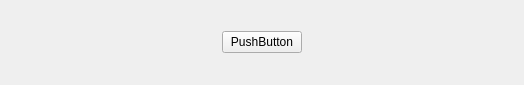
<?xml version="1.0" encoding="UTF-8"?>
<ui version="4.0">
 <class>ButtonGroup</class>
 <widget class="QWidget" name="ButtonGroup">
  <property name="geometry">
   <rect>
    <x>0</x>
    <y>0</y>
    <width>524</width>
    <height>85</height>
   </rect>
  </property>
  <property name="windowTitle">
   <string>Form</string>
  </property>
  <layout class="QHBoxLayout" name="horizontalLayout">
   <property name="spacing">
    <number>0</number>
   </property>
   <property name="leftMargin">
    <number>0</number>
   </property>
   <property name="topMargin">
    <number>0</number>
   </property>
   <property name="rightMargin">
    <number>0</number>
   </property>
   <property name="bottomMargin">
    <number>0</number>
   </property>
   <item>
    <widget class="QStackedWidget" name="stackedWidget">
     <widget class="QWidget" name="StartPage">
      <layout class="QHBoxLayout" name="horizontalLayout_2">
       <item>
        <spacer name="horizontalSpacer">
         <property name="orientation">
          <enum>Qt::Horizontal</enum>
         </property>
         <property name="sizeHint" stdset="0">
          <size>
           <width>204</width>
           <height>20</height>
          </size>
         </property>
        </spacer>
       </item>
       <item>
        <widget class="MyBUtton" name="Start">
         <property name="text">
          <string>PushButton</string>
         </property>
        </widget>
       </item>
       <item>
        <spacer name="horizontalSpacer_2">
         <property name="orientation">
          <enum>Qt::Horizontal</enum>
         </property>
         <property name="sizeHint" stdset="0">
          <size>
           <width>204</width>
           <height>20</height>
          </size>
         </property>
        </spacer>
       </item>
      </layout>
     </widget>
     <widget class="QWidget" name="PlayCardPage">
      <layout class="QHBoxLayout" name="horizontalLayout_3">
       <item>
        <spacer name="horizontalSpacer_3">
         <property name="orientation">
          <enum>Qt::Horizontal</enum>
         </property>
         <property name="sizeHint" stdset="0">
          <size>
           <width>204</width>
           <height>20</height>
          </size>
         </property>
        </spacer>
       </item>
       <item>
        <widget class="MyBUtton" name="PlayCard">
         <property name="text">
          <string>PushButton</string>
         </property>
        </widget>
       </item>
       <item>
        <spacer name="horizontalSpacer_4">
         <property name="orientation">
          <enum>Qt::Horizontal</enum>
         </property>
         <property name="sizeHint" stdset="0">
          <size>
           <width>204</width>
           <height>20</height>
          </size>
         </property>
        </spacer>
       </item>
      </layout>
     </widget>
     <widget class="QWidget" name="PassOrPlayPage">
      <layout class="QHBoxLayout" name="horizontalLayout_4">
       <item>
        <spacer name="horizontalSpacer_5">
         <property name="orientation">
          <enum>Qt::Horizontal</enum>
         </property>
         <property name="sizeHint" stdset="0">
          <size>
           <width>128</width>
           <height>20</height>
          </size>
         </property>
        </spacer>
       </item>
       <item>
        <widget class="MyBUtton" name="Pass">
         <property name="text">
          <string>PushButton</string>
         </property>
        </widget>
       </item>
       <item>
        <spacer name="horizontalSpacer_6">
         <property name="orientation">
          <enum>Qt::Horizontal</enum>
         </property>
         <property name="sizeType">
          <enum>QSizePolicy::Fixed</enum>
         </property>
         <property name="sizeHint" stdset="0">
          <size>
           <width>57</width>
           <height>15</height>
          </size>
         </property>
        </spacer>
       </item>
       <item>
        <widget class="MyBUtton" name="PlayCard1">
         <property name="text">
          <string>PushButton</string>
         </property>
        </widget>
       </item>
       <item>
        <spacer name="horizontalSpacer_7">
         <property name="orientation">
          <enum>Qt::Horizontal</enum>
         </property>
         <property name="sizeHint" stdset="0">
          <size>
           <width>128</width>
           <height>20</height>
          </size>
         </property>
        </spacer>
       </item>
      </layout>
     </widget>
     <widget class="QWidget" name="CallLordPage">
      <layout class="QHBoxLayout" name="horizontalLayout_5">
       <item>
        <spacer name="horizontalSpacer_8">
         <property name="orientation">
          <enum>Qt::Horizontal</enum>
         </property>
         <property name="sizeHint" stdset="0">
          <size>
           <width>6</width>
           <height>20</height>
          </size>
         </property>
        </spacer>
       </item>
       <item>
        <widget class="MyBUtton" name="GiveUP">
         <property name="text">
          <string>PushButton</string>
         </property>
        </widget>
       </item>
       <item>
        <spacer name="horizontalSpacer_10">
         <property name="orientation">
          <enum>Qt::Horizontal</enum>
         </property>
         <property name="sizeType">
          <enum>QSizePolicy::Fixed</enum>
         </property>
         <property name="sizeHint" stdset="0">
          <size>
           <width>40</width>
           <height>10</height>
          </size>
         </property>
        </spacer>
       </item>
       <item>
        <widget class="MyBUtton" name="OneScore">
         <property name="text">
          <string>PushButton</string>
         </property>
        </widget>
       </item>
       <item>
        <spacer name="horizontalSpacer_11">
         <property name="orientation">
          <enum>Qt::Horizontal</enum>
         </property>
         <property name="sizeType">
          <enum>QSizePolicy::Fixed</enum>
         </property>
         <property name="sizeHint" stdset="0">
          <size>
           <width>40</width>
           <height>10</height>
          </size>
         </property>
        </spacer>
       </item>
       <item>
        <widget class="MyBUtton" name="TwoScore">
         <property name="text">
          <string>PushButton</string>
         </property>
        </widget>
       </item>
       <item>
        <spacer name="horizontalSpacer_12">
         <property name="orientation">
          <enum>Qt::Horizontal</enum>
         </property>
         <property name="sizeType">
          <enum>QSizePolicy::Fixed</enum>
         </property>
         <property name="sizeHint" stdset="0">
          <size>
           <width>40</width>
           <height>10</height>
          </size>
         </property>
        </spacer>
       </item>
       <item>
        <widget class="MyBUtton" name="ThreeScore">
         <property name="text">
          <string>PushButton</string>
         </property>
        </widget>
       </item>
       <item>
        <spacer name="horizontalSpacer_9">
         <property name="orientation">
          <enum>Qt::Horizontal</enum>
         </property>
         <property name="sizeHint" stdset="0">
          <size>
           <width>6</width>
           <height>20</height>
          </size>
         </property>
        </spacer>
       </item>
      </layout>
     </widget>
     <widget class="QWidget" name="NullPage"/>
    </widget>
   </item>
  </layout>
 </widget>
 <customwidgets>
  <customwidget>
   <class>MyBUtton</class>
   <extends>QPushButton</extends>
   <header>mybutton.h</header>
  </customwidget>
 </customwidgets>
 <resources/>
 <connections/>
</ui>
